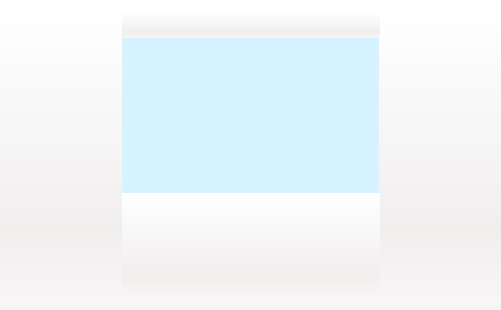
<?xml version="1.0" encoding="UTF-8"?>
<ui version="4.0">
 <class>SimulatedUIWidgetJumperTLITE</class>
 <widget class="QWidget" name="SimulatedUIWidgetJumperTLITE">
  <property name="geometry">
   <rect>
    <x>0</x>
    <y>0</y>
    <width>501</width>
    <height>310</height>
   </rect>
  </property>
  <property name="sizePolicy">
   <sizepolicy hsizetype="Fixed" vsizetype="Fixed">
    <horstretch>0</horstretch>
    <verstretch>0</verstretch>
   </sizepolicy>
  </property>
  <property name="minimumSize">
   <size>
    <width>501</width>
    <height>310</height>
   </size>
  </property>
  <property name="maximumSize">
   <size>
    <width>501</width>
    <height>310 </height>
   </size>
  </property>
  <property name="windowTitle">
   <string notr="true">Jumper T-Lite Simulator</string>
  </property>
  <property name="styleSheet">
   <string notr="true">background-color: qlineargradient(spread:reflect, x1:0, y1:0, x2:0, y2:1, stop:0 rgba(255, 255, 255, 255), stop:0.757062 rgba(241, 238, 238, 255), stop:1 rgba(247, 245, 245, 255));</string>
  </property>
  <layout class="QGridLayout" name="gridLayout">
   <property name="leftMargin">
    <number>0</number>
   </property>
   <property name="topMargin">
    <number>0</number>
   </property>
   <property name="rightMargin">
    <number>0</number>
   </property>
   <property name="bottomMargin">
    <number>0</number>
   </property>
   <property name="spacing">
    <number>0</number>
   </property>
   <item row="1" column="0" rowspan="3">
    <widget class="ButtonsWidget" name="leftbuttons" native="true">
     <property name="sizePolicy">
      <sizepolicy hsizetype="Fixed" vsizetype="Fixed">
       <horstretch>0</horstretch>
       <verstretch>0</verstretch>
      </sizepolicy>
     </property>
     <property name="minimumSize">
      <size>
       <width>122</width>
       <height>287</height>
      </size>
     </property>
     <property name="maximumSize">
      <size>
       <width>122</width>
       <height>287</height>
      </size>
     </property>
     <property name="styleSheet">
      <string notr="true">background:url(:/images/simulator/JumperTLITE/left.png);</string>
     </property>
    </widget>
   </item>
   <item row="2" column="1">
    <widget class="LcdWidget" name="lcd" native="true">
     <property name="sizePolicy">
      <sizepolicy hsizetype="Fixed" vsizetype="Fixed">
       <horstretch>0</horstretch>
       <verstretch>0</verstretch>
      </sizepolicy>
     </property>
     <property name="minimumSize">
      <size>
       <width>800</width>
       <height>155</height>
      </size>
     </property>
     <property name="maximumSize">
      <size>
       <width>800</width>
       <height>155</height>
      </size>
     </property>
     <property name="styleSheet">
      <string notr="true">background-color: rgb(215, 243, 255);</string>
     </property>
    </widget>
   </item>
   <item row="1" column="2" rowspan="3">
    <widget class="ButtonsWidget" name="rightbuttons" native="true">
     <property name="sizePolicy">
      <sizepolicy hsizetype="Fixed" vsizetype="Fixed">
       <horstretch>0</horstretch>
       <verstretch>0</verstretch>
      </sizepolicy>
     </property>
     <property name="minimumSize">
      <size>
       <width>122</width>
       <height>287</height>
      </size>
     </property>
     <property name="maximumSize">
      <size>
       <width>122</width>
       <height>287</height>
      </size>
     </property>
     <property name="styleSheet">
      <string notr="true">background:url(:/images/simulator/JumperTLITE/right.png)</string>
     </property>
    </widget>
   </item>
   <item row="1" column="1">
    <widget class="QWidget" name="top" native="true">
     <property name="sizePolicy">
      <sizepolicy hsizetype="Fixed" vsizetype="Fixed">
       <horstretch>0</horstretch>
       <verstretch>0</verstretch>
      </sizepolicy>
     </property>
     <property name="minimumSize">
      <size>
       <width>258</width>
       <height>26</height>
      </size>
     </property>
     <property name="maximumSize">
      <size>
       <width>258</width>
       <height>26</height>
      </size>
     </property>
     <property name="styleSheet">
      <string notr="true">background:url(:/images/simulator/JumperTLITE/top.png)</string>
     </property>
    </widget>
   </item>
   <item row="3" column="1">
    <widget class="ButtonsWidget" name="bottombuttons" native="true">
     <property name="sizePolicy">
      <sizepolicy hsizetype="Fixed" vsizetype="Fixed">
       <horstretch>0</horstretch>
       <verstretch>0</verstretch>
      </sizepolicy>
     </property>
     <property name="minimumSize">
      <size>
       <width>258</width>
       <height>106</height>
      </size>
     </property>
     <property name="maximumSize">
      <size>
       <width>258</width>
       <height>106</height>
      </size>
     </property>
     <property name="styleSheet">
      <string notr="true">background:url(:/images/simulator/JumperTLITE/bottom.png)</string>
     </property>
    </widget>
   </item>
   <item row="0" column="0" colspan="3">
    <widget class="QLabel" name="label">
     <property name="sizePolicy">
      <sizepolicy hsizetype="Preferred" vsizetype="Fixed">
       <horstretch>0</horstretch>
       <verstretch>0</verstretch>
      </sizepolicy>
     </property>
     <property name="minimumSize">
      <size>
       <width>0</width>
       <height>10</height>
      </size>
     </property>
     <property name="maximumSize">
      <size>
       <width>16777215</width>
       <height>12</height>
      </size>
     </property>
     <property name="baseSize">
      <size>
       <width>0</width>
       <height>12</height>
      </size>
     </property>
     <property name="styleSheet">
      <string notr="true">background-color: rgb(255, 255, 255);</string>
     </property>
     <property name="text">
      <string notr="true"/>
     </property>
    </widget>
   </item>
   <item row="4" column="0" colspan="3">
    <widget class="QLabel" name="label_2">
     <property name="sizePolicy">
      <sizepolicy hsizetype="Preferred" vsizetype="Fixed">
       <horstretch>0</horstretch>
       <verstretch>0</verstretch>
      </sizepolicy>
     </property>
     <property name="minimumSize">
      <size>
       <width>0</width>
       <height>10</height>
      </size>
     </property>
     <property name="maximumSize">
      <size>
       <width>16777215</width>
       <height>10</height>
      </size>
     </property>
     <property name="styleSheet">
      <string notr="true">background-color: rgb(247, 245, 245);</string>
     </property>
     <property name="text">
      <string notr="true"/>
     </property>
    </widget>
   </item>
  </layout>
 </widget>
 <customwidgets>
  <customwidget>
   <class>LcdWidget</class>
   <extends>QWidget</extends>
   <header>lcdwidget.h</header>
   <container>1</container>
  </customwidget>
  <customwidget>
   <class>ButtonsWidget</class>
   <extends>QWidget</extends>
   <header>buttonswidget.h</header>
   <container>1</container>
  </customwidget>
 </customwidgets>
 <resources/>
 <connections/>
</ui>
